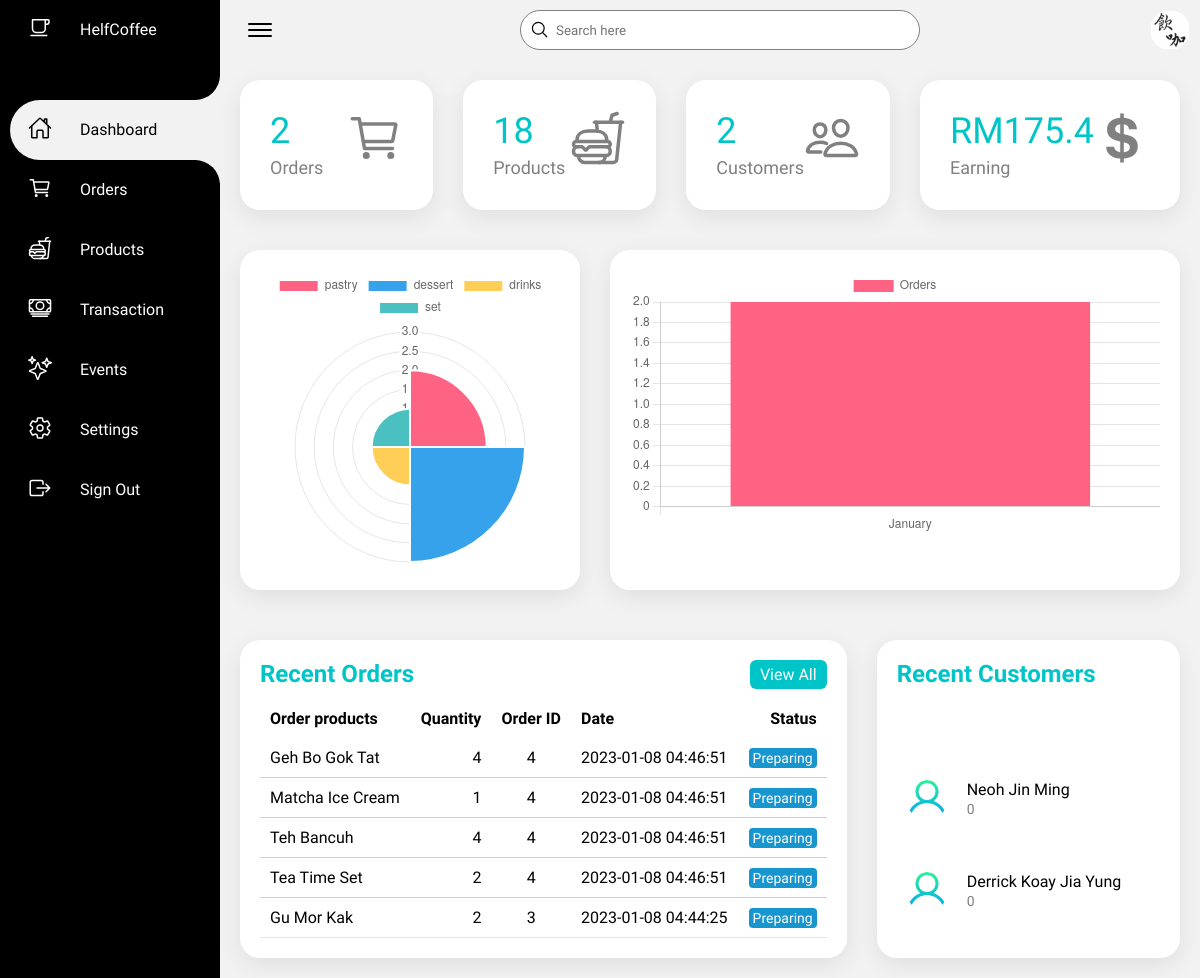
The page /Admin/index.php (signed in) on the database its author committed.
### tables this page shows
CREATE TABLE `order_product` (
  `id` int(100) NOT NULL,
  `order_id` int(100) NOT NULL,
  `product_id` int(100) NOT NULL,
  `quantity` int(100) NOT NULL DEFAULT 0
);

CREATE TABLE `product` (
  `product_id` int(11) NOT NULL,
  `product_name` text NOT NULL,
  `price` float NOT NULL,
  `product_type` int(100) NOT NULL,
  `product_desc` text NOT NULL,
  `product_quan` int(100) NOT NULL,
  `product_cal` int(100) NOT NULL,
  `best_seller` tinyint(1) NOT NULL,
  `product_img` varchar(100) NOT NULL,
  `pixel` int(10) NOT NULL
);

CREATE TABLE `orders` (
  `order_id` int(11) NOT NULL,
  `customer_id` int(10) NOT NULL,
  `order_amount` double NOT NULL,
  `order_date` datetime NOT NULL,
  `order_collection` text NOT NULL,
  `pickup_time` datetime DEFAULT NULL,
  `Status` varchar(10) NOT NULL DEFAULT 'preparing'
);

CREATE TABLE `customer` (
  `id` int(20) NOT NULL,
  `name` text NOT NULL,
  `email` text NOT NULL,
  `address` text NOT NULL,
  `password` text NOT NULL,
  `phone` int(15) NOT NULL,
  `payment_method` text NOT NULL,
  `credit_score` int(2) NOT NULL
);

### Admin/index.php (the view, shortened to what this page needs)
<?php
include "dbConnection.php"
?>
<!DOCTYPE html>
<html>
<head>
    <link rel="stylesheet" type="text/css" href="css/style.css">
</head>
<body>
    <div class="container">
        <div class="navigation">
            <ul>
                <li>
                    <a href="index.php">
                        <span class="icon">
                            <ion-icon name="cafe-outline"></ion-icon>
                        </span>
                        <span class="title">HelfCoffee</span>
                    </a>
                </li>
                <li class="hovered active">
                    <a href="index.php">
                        <span class="icon">
                            <ion-icon name="home-outline"></ion-icon>
                        </span>
                        <span class="title">Dashboard</span>
                    </a>
                </li>
                <li>
                    <a href="orders.php">
                        <span class="icon">
                            <ion-icon name="cart-outline"></ion-icon>
                        </span>
                        <span class="title">Orders</span>
                    </a>
                </li>
                <li>
                    <a href="products.php">
                        <span class="icon">
                            <ion-icon name="fast-food-outline"></ion-icon>
                        </span>
                        <span class="title">Products</span>
                    </a>
                </li>
                <li>
                    <a href="transaction.php">
                        <span class="icon">
                            <ion-icon name="cash-outline"></ion-icon>
                        </span>
                        <span class="title">Transaction</span>
                    </a>
                </li>
                <li>
                    <a href="events.php">
                        <span class="icon">
                            <ion-icon name="sparkles-outline"></ion-icon>
                        </span>
                        <span class="title">Events</span>
                    </a>
                </li>
                <li>
                    <a href="settings.php">
                        <span class="icon">
                            <ion-icon name="settings-outline"></ion-icon>
                        </span>
                        <span class="title">Settings</span>
                    </a>
                </li>
                <li>
                    <a href="adminlogout.php">
                        <span class="icon">
                            <ion-icon name="exit-outline"></ion-icon>
                        </span>
                        <span class="title">Sign Out</span>
                    </a>
                </li>
            </ul>
        </div>
        <div class="main">
            <div class="topbar">
                <div class="toggle">
                    <ion-icon name="menu-outline"></ion-icon>
                </div>
                <div class="search">
                    <label>
                        <input type="text" placeholder="Search here">
                        <ion-icon name="search-outline"></ion-icon>
                    </label>
                </div>
                <div class="user">
                    <img src="images/profile.jpg">
                </div>
            </div>
            <div class="cardBox">
                <div class="card">
                    <div>
                        <div class="numbers">
                            <?php
                            $sql = "SELECT COUNT(order_id) as total FROM orders";
                            $result = $conn->query($sql);
                            if ($result->num_rows > 0) {
                                while ($row = $result->fetch_assoc()) {
                                    echo $row['total'];
                                }
                            } else {
                                echo "0";
                            }
                            ?>
                        </div>
                        <div class="cardName">Orders</div>
                    </div>
                    <div class="iconBx">
                        <ion-icon name="cart-outline"></ion-icon>
                    </div>
                </div>
                <div class="card">
                    <div>
                        <div class="numbers">
                            <?php
                            $sql = "SELECT COUNT(product_id) as total FROM product";
                            $result = $conn->query($sql);
                            if ($result->num_rows > 0) {
                                while ($row = $result->fetch_assoc()) {
                                    echo $row['total'];
                                }
                            } else {
                                echo "0";
                            }
                            ?>
                        </div>
                        <div class="cardName">Products</div>
                    </div>
                    <div class="iconBx">
                        <ion-icon name="fast-food-outline"></ion-icon>
                    </div>
                </div>
                <div class="card">
                    <div>
                        <div class="numbers">
                            <?php
                            $sql = "SELECT COUNT(id) as total from customer";
                            $result = $conn->query($sql);
                            if ($result->num_rows > 0) {
                                while ($row = $result->fetch_assoc()) {
                                    echo $row["total"];
                                }
                            } else {
                                echo "0";
                            }
                            ?>
                        </div>
                        <div class="cardName">Customers</div>
                    </div>
                    <div class="iconBx">
                        <ion-icon name="people-outline"></ion-icon>
                    </div>
                </div>
                <div class="card">
                    <div>
                        <div class="numbers">
                            <?php
                            $sql = "SELECT SUM(order_amount) as amount FROM orders";
                            $result = $conn->query($sql);
                            if ($result->num_rows > 0) {
                                while ($row = $result->fetch_assoc()) {
                                    echo "RM" . $row['amount'];
                                }
                            } else {
                                echo "0";
                            }
                            ?>
                        </div>
                        <div class="cardName">Earning</div>
                    </div>
                    <div class="iconBx">
                        <ion-icon name="logo-usd"></ion-icon>
                    </div>
                </div>
            </div>
            <div class="graphBox">
                <div class="box">
                    <canvas id="myChart" width="auto" height="auto"></canvas>
                </div>
                <div class="box">
                    <canvas id="orders" width="auto" height="auto"></canvas>
                </div>
            </div>
            <div class="details">
                <div class="recentOrders">
                    <div class="cardHeader">
                        <h2>Recent Orders</h2>
                        <a href="orders.php" class="btn">View All</a>
                    </div>
                    <table>
                        <thead>
                            <tr>
                                <td>Order products</td>
                                <td>Quantity</td>
                                <td>Order ID</td>
                                <td>Date</td>
                                <td>Status</td>
                            </tr>
                        </thead>
                        <tbody>
                            <?php
                            $sql3 = "SELECT orders.order_id, orders.Status, orders.order_date, order_product.quantity, product.product_name FROM orders JOIN order_product ON orders.order_id = order_product.order_id JOIN product ON order_product.product_id = product.product_id ORDER BY orders.order_date DESC LIMIT 5";
                            $result3 = $conn->query($sql3);
                            if ($result3->num_rows > 0) {
                                while ($row3 = $result3->fetch_assoc()) {
                                    echo "<tr>";
                                    echo "<td>" . $row3['product_name'] . "</td>";
                                    echo "<td>" . $row3['quantity'] . "</td>";
                                    echo "<td>" . $row3['order_id'] . "</td>";
                                    echo "<td>" . $row3['order_date'] . "</td>";
                                    if ($row3['Status'] == "preparing") {
                                        echo "<td><span class='status preparing'>Preparing</span></td>";
                                    } else if ($row3['Status'] == "done") {
                                        echo "<td><span class='status done'>Done</span></td>";
                                    } else if ($row3['Status'] == "cancel") {
                                        echo "<td><span class='status cancel'>Cancel</span></td>";
                                    }
                                    echo "<tr>";
                                }
                            }
                            ?>
                        </tbody>
                    </table>
                </div>
                <div class="recentCustomers">
                    <div class="cardHeader">
                        <h2>Recent Customers</h2>
                    </div>
                    <table>
                        <?php
                        $sql4 = "SELECT * FROM `customer` ORDER BY id DESC LIMIT 4";
                        $result4 = $conn->query($sql4);
                        if ($result4->num_rows > 0) {
                            while ($row4 = $result4->fetch_assoc()) {
                                echo "<tr>";
                                echo "<td width='60px'>";
                                echo "<div class='imgBx'><img src='images/user.png'></div>";
                                echo "</td>";
                                echo "<td>";
                                echo "<h4>" . $row4['name'] . "<br><span>" . $row4['credit_score'] . "</span></h4>";
                                echo "<tr>";
                            }
                        }
                        ?>
                    </table>
                </div>
            </div>
        </div>
    </div>
    <?php
    $sql = "SELECT product_type.type_name, COUNT(order_product.order_id) as num FROM `product_type` JOIN `product` ON product_type.id=product.product_type JOIN `order_product` on product.product_id=order_product.product_id GROUP BY type_name ORDER BY product_type.id ASC";
    $result = $conn->query($sql);
    if ($result->num_rows > 0) {
        while ($row = $result->fetch_assoc()) {
            $category[] = $row["type_name"];
            $amount[] = $row["num"];
        }
    } else {
        echo "0";
    }
    $sql2 = "SELECT COUNT(`order_id`) AS num, MONTHNAME(`order_date`) AS mon FROM `orders` GROUP BY DATE_FORMAT(`order_date`, '%m-%Y') ORDER BY YEAR(`order_date`) ASC";
    $result2 = $conn->query($sql2);
    if ($result2->num_rows > 0) {
        while ($row2 = $result2->fetch_assoc()) {
            $num[] = $row2["num"];
            $month[] = $row2["mon"];
        }
    } else {
        echo "0";
    }
    ?>
    <script>
        const ctx = document.getElementById('myChart');
        const orders = document.getElementById('orders');
        new Chart(ctx, {
            type: 'polarArea',
            data: {
                labels: <?php echo json_encode($category) ?>,
                datasets: [{
                    label: 'Sales',
                    data: <?php echo json_encode($amount) ?>,
                    backgroundColor: [
                        'rgba(255, 99, 132, 1)',
                        'rgba(54, 162, 235, 1)',
                        'rgba(255, 206, 86, 1)',
                        'rgba(75, 192, 192, 1)',
                        'rgba(153, 102, 255, 1)',
                        'rgba(255, 159, 64, 1)',
                        'rgba(255, 99, 132, 1)',
                    ]
                }]
            },
            options: {
                responsive: true,
            }
        });
        new Chart(orders, {
            type: 'bar',
            data: {
                labels: <?php echo json_encode($month) ?>,
                datasets: [{
                    label: 'Orders',
                    data: <?php echo json_encode($num) ?>,
                    backgroundColor: [
                        'rgba(255, 99, 132, 1)',
                        'rgba(54, 162, 235, 1)',
                        'rgba(255, 206, 86, 1)',
                        'rgba(75, 192, 192, 1)',
                        'rgba(153, 102, 255, 1)',
                        'rgba(255, 159, 64, 1)',
                        'rgba(255, 99, 132, 1)',
                        'rgba(54, 162, 235, 1)',
                        'rgba(255, 206, 86, 1)',
                        'rgba(75, 192, 192, 1)',
                        'rgba(153, 102, 255, 1)',
                        'rgba(255, 159, 64, 1)'
                    ],
                }]
            },
            options: {
                responsive: true,
            }
        });
    </script>
</body>
</html>

### rows shown on the page
order_product: product.product_name "Geh Bo Gok Tat", quantity "4", order.order_id "4", order.order_date "2023-01-08 04:46:51"
order_product: product.product_name "Matcha Ice Cream", quantity "1", order.order_id "4", order.order_date "2023-01-08 04:46:51"
order_product: product.product_name "Teh Bancuh", quantity "4", order.order_id "4", order.order_date "2023-01-08 04:46:51"
order_product: product.product_name "Tea Time Set", quantity "2", order.order_id "4", order.order_date "2023-01-08 04:46:51"
order_product: product.product_name "Gu Mor Kak", quantity "2", order.order_id "3", order.order_date "2023-01-08 04:44:25"
customer: name "Neoh Jin Ming", credit_score "0"
customer: name "Derrick Koay Jia Yung", credit_score "0"

### other values the page prints
$row['total'] "2"
$row['total'] "18"
$row["total"] "2"
$row['amount'] "175.4"
chart data {{ json_encode($category) }} ["pastry","dessert","drinks","set"]
chart data {{ json_encode($amount) }} ["2","3","1","1"]
chart data {{ json_encode($month) }} ["January"]
chart data {{ json_encode($num) }} ["2"]
